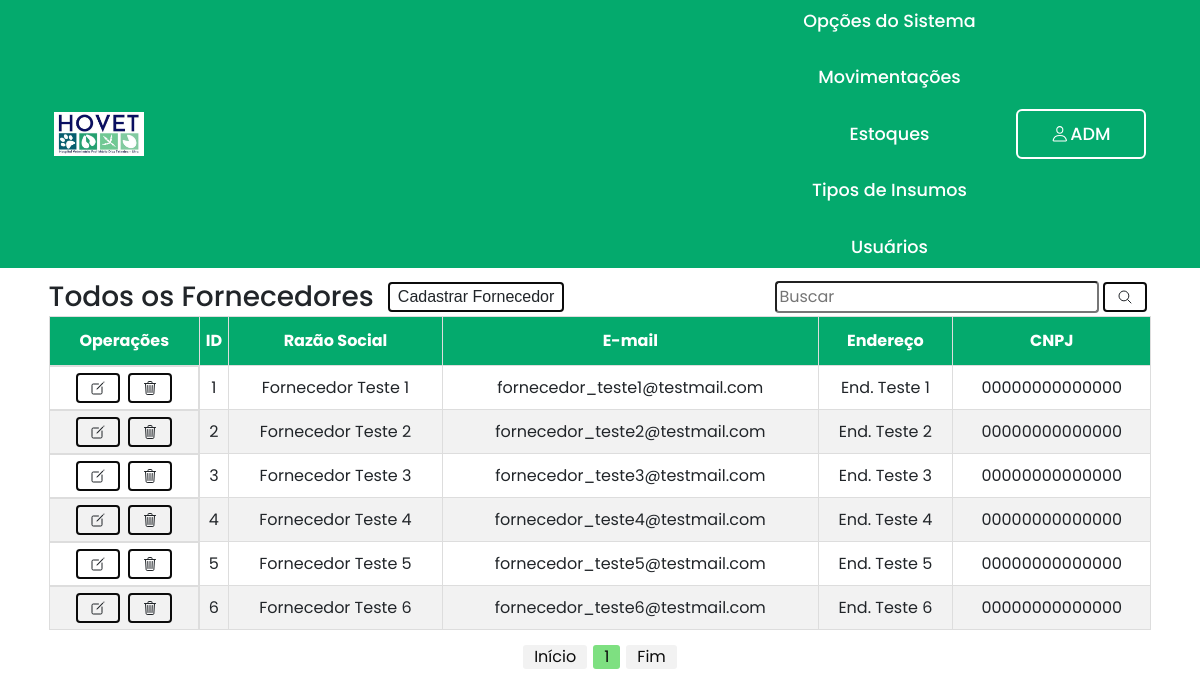
Screenshot of /sistema/index.php?menuop=fornecedores (signed in) with the database file from the repository.
### tables this page shows
create table fornecedores (
	fornecedores_id int primary key auto_increment,
    fornecedores_razao_social varchar(100) not null,
    fornecedores_cpf_cnpj varchar (14) null,
    fornecedores_end_logradouro varchar(100) null,
    fornecedores_end_num varchar(100) null,
    fornecedores_end_bairro varchar(100) null,
    fornecedores_end_cep varchar(100) null,
    fornecedores_end_email varchar(100) null,
    fornecedores_end_telefone varchar(50) null,
    fornecedores_observacao varchar(256) null
);

### pgs_modelo/permissoes_usuarios.php (called while the page is built, shortened)
<?php
function has_permission($per_user, $per_sistem){
    $cont_per_user = count($per_user);
    $i = 0;
    while ($i < $cont_per_user) {
        if (in_array($per_user[$i], $per_sistem)){
            return true;
            break;
        }else{
            $i++;
        }
    }
    return null;
}
?>

### sistema/index.php (the view, shortened to what this page needs)
<?php
include_once("../db/connect.php");
include_once("../pgs_modelo/permissoes_usuarios.php");
$sessionUserType = $_SESSION['usuario_tipo_usuario_id'];
$array_tipos_estoquista_adm_diretor = [2,3,5];
$array_permissoes_user = [];
if ($sessionUserType == 2) {
    $array_permissoes_user = $array_tipos_estoquista_adm_diretor;
} else {
    $array_permissoes_user = [$sessionUserType];
}
?>
<!DOCTYPE html>
<html lang="pt-br">
<head>
    <link rel="stylesheet" href="https://cdn.jsdelivr.net/npm/bootstrap@4.6.2/dist/css/bootstrap.min.css"
>
    <link rel="stylesheet" href="../css/style_personalizado.css">
</head>
<body>
    <nav class="navbar">
        <div class="container navbar-header">
            <div class="logo">
                <a href="index.php?menuop=pagina_principal">
                    <img class="float-left" src="../img/logo_hovet.jpg">
                </a>
            </div>
            <div class="display-flex-row">
                <div class="menu_op_adm">
                    <div class="dropdown">
                        <a href="#">Opções do Sistema</a>
                    </div>
                    <div class="dropdown" id="listar">
                        <a href="#">Movimentações</a>
                    </div>
                    <div class="dropdown">
                        <a href="#">Estoques</a>
                    </div>
                    <div class="dropdown" id="listar">
                        <a href="#">Tipos de Insumos</a>
                    </div>
                    <div class="dropdown" id="listar">
                        <a href="#">Usuários</a>
                    </div>
                </div>
                <div class="login_user">
                    <div class="dropdown">
                        <span class="icon">
                            <ion-icon name="person-outline"></ion-icon>
                            <?php echo $_SESSION['usuario_primeiro_nome'];?>
                        </span>
                    </div>
                </div>
            </div>
        </div>
    </nav>
    <main>
        <?php
            $menuop = (isset($_GET["menuop"]))?$_GET["menuop"]:"pagina_principal";
            switch ($menuop) {
                case 'fornecedores':
                    if (!has_permission($array_permissoes_user, $array_tipos_estoquista_adm_diretor)) {
                        echo "<script language='javascript'>window.alert('Você não tem permissão para acessar está página!!'); </script>";
                        echo "<script language='javascript'>window.location='/hovet/sistema/index.php?menuop=pagina_principal'</script>";
                    } else{
                        include_once("usuarios/fornecedores/painel_fornecedores.php");
                        break;
                    }
            }
        ?>
    </main>
</body>
</html>

### sistema/usuarios/fornecedores/painel_fornecedores.php (shortened to what this page needs)
<section class="painel_usuarios">
    <div class="container">
        <div class="menu_header">
            <div class="menu_user">
                <h3>Todos os Fornecedores</h3>
                <a href="index.php?menuop=cadastro_fornecedores" id="operacao_cadastro">
                    <button class="btn">Cadastrar Fornecedor</button>
                </a>
            </div>
            <div>
                <form action="index.php?menuop=fornecedores" method="post" class="form_buscar">
                    <input type="text" name="txt_pesquisa_fornecedores" placeholder="Buscar">
                    <button type="submit" class="btn">
                        <span class="icon">
                            <ion-icon name="search-outline"></ion-icon>
                        </span>
                    </button>
                </form>
            </div>
        </div>
        <div class="tabelas">
            <table id="tabela_listar">
                <thead>
                    <tr>
                        <th id="th_operacoes_editar_deletar">Operações</th>
                        <th>ID</th>
                        <th>Razão Social</th>
                        <th>E-mail</th>
                        <th>Endereço</th>
                        <th>CNPJ</th>
                    </tr>
                </thead>
                <tbody>
                    <?php
                        $quantidade_registros_fornecedores = 10;
                        $pagina_fornecedores = (isset($_GET['pagina_fornecedores']))?(int)$_GET['pagina_fornecedores']:1;
                        $inicio_fornecedores = ($quantidade_registros_fornecedores * $pagina_fornecedores) - $quantidade_registros_fornecedores;
                        $txt_pesquisa_fornecedores = (isset($_POST["txt_pesquisa_fornecedores"]))?$_POST["txt_pesquisa_fornecedores"]:"";
                        $sql = "SELECT *
                                FROM fornecedores
                                WHERE
                                    fornecedores_id='{$txt_pesquisa_fornecedores}' or
                                    fornecedores_razao_social LIKE '%{$txt_pesquisa_fornecedores}%' or
                                    fornecedores_cpf_cnpj LIKE '%{$txt_pesquisa_fornecedores}%' or
                                    fornecedores_end_logradouro LIKE '%{$txt_pesquisa_fornecedores}%' or
                                    fornecedores_end_email LIKE '%{$txt_pesquisa_fornecedores}%'
                                    ORDER BY fornecedores_razao_social ASC
                                    LIMIT $inicio_fornecedores,$quantidade_registros_fornecedores";
                        $rs = mysqli_query($conexao,$sql) or die("Erro ao executar a consulta! " . mysqli_error($conexao));
                        while($dados = mysqli_fetch_assoc($rs)){
                    ?>
                    <tr>
                        <td class="operacoes" id="td_operacoes_editar_deletar">
                            <a href="index.php?menuop=editar_fornecedores&idFornecedor=<?=$dados["fornecedores_id"]?>" class="confirmaEdit">
                                <button class="btn">
                                    <span class="icon">
                                        <ion-icon name="create-outline"></ion-icon>
                                    </span>
                                </button>
                            </a>
                            <a href="index.php?menuop=excluir_fornecedores&idFornecedor=<?=$dados["fornecedores_id"]?>"
                                class="confirmaDelete" >
                                <button class="btn">
                                    <span class="icon">
                                        <ion-icon name="trash-outline"></ion-icon>
                                    </span>
                                </button>
                            </a>
                        </td>
                        <td><?=$dados["fornecedores_id"]?></td>
                        <td><?=$dados["fornecedores_razao_social"]?></td>
                        <td><?=$dados["fornecedores_end_email"]?></td>
                        <td><?=$dados["fornecedores_end_logradouro"]?></td>
                        <td><?=$dados["fornecedores_cpf_cnpj"]?></td>
                    </tr>
                    <?php
                        }
                    ?>
                </tbody>
            </table>
        </div>
        <div class="paginacao">
            <?php
                $sqlTotalFornecedores = "SELECT fornecedores_id FROM fornecedores";
                $queryTotalFornecedores = mysqli_query($conexao,$sqlTotalFornecedores) or die(mysqli_error($conexao));
                $numTotalFornecedores = mysqli_num_rows($queryTotalFornecedores);
                $totalPaginasFornecedores = ceil($numTotalFornecedores/$quantidade_registros_fornecedores);
                echo "<a href=\"?menuop=fornecedores&pagina_fornecedores=1\">Início</a> ";
                    ?>
                    <?php
                for($i=1;$i<=$totalPaginasFornecedores;$i++){
                    if ($i >= ($pagina_fornecedores) && $i <= ($pagina_fornecedores+5)) {
                        if ($i==$pagina_fornecedores) {
                            echo "<span>$i</span>";
                        } else {
                            echo " <a href=\"?menuop=fornecedores&pagina_fornecedores=$i\">$i</a> ";
                        }
                    }
                }
                    ?>
                    <?php
                echo " <a href=\"?menuop=fornecedores&pagina_fornecedores=$totalPaginasFornecedores\">Fim</a>";
            ?>
        </div>
    </div>
</section>

### css/style_personalizado.css (style rules this page uses)
* { margin: 0; padding: 0; box-sizing: border-box; font-family: 'Poppins', sans-serif; }
*, *:before, *:after { box-sizing: border-box; }
.navbar { background-color: #04AA6D !important; }
.navbar img { width: 90px; }
.navbar a { color: #071e51; font-size: 15px; }
.container { display: flex; justify-content: center; flex-direction: column; }
.container.navbar-header { flex-direction: row; }
@media (min-width: 1200px) { .container { max-width: 96% !important; } }
.menu_user { display: flex; gap: 10px; align-items: center; }
.menu_user > h3 { margin-bottom: 0; }
.dropdown { position: relative; display: inline-block; }
#tabela_listar { font-family: Arial, Helvetica, sans-serif; border-collapse: collapse; width: 100%; }
#tabela_listar td, #tabela_listar th { border: 1px solid #ddd; padding: 2px; }
#tabela_listar tr:nth-child(even) { background-color: #f2f2f2; }
#tabela_listar th { padding-top: 12px; padding-bottom: 12px; text-align: center; background-color: #04AA6D; color: white; }
#tabela_listar td { text-align: center; }
.menu_header { display: flex; align-items: center; justify-content: space-between; }
.menu_op_adm { display: flex; align-items: center; gap: 30px; margin-bottom: 0; }
.menu_op_adm a { position: relative; font-size: 1.1em; color: #fff; text-decoration: none; font-weight: 500; }
.menu_op_adm a::after { content: ''; position: absolute; left: 0; bottom: -3px; width: 100%; height: 3px; background: #fff; border-radius: 5px; transform-origin: right; transform: scaleX(0); transition: transform .5s; color: #0B0B0B; }
.login_user { display: flex; align-items: center; justify-content: center; }
.login_user { width: 130px; height: 50px; background: transparent; border: 2px solid #fff; outline: none; border-radius: 6px; cursor: pointer; font-size: 1.1em; color: #fff; font-weight: 500; margin-left: 30px; transition: .5s; }
main { padding: 10px; }
button.btn { background: none; border: 2px solid #0B0B0B; font-family: "montserrat", sans-serif; padding: 1px 8px; min-width: 20px; margin: 4px; cursor: pointer; transition: color 0.4s linear; position: relative; }
button.btn::before { content: ""; position: absolute; left: 0; top: 0; width: 100%; height: 100%; background: #04AA6D; z-index: -1; transition: transform 0.5s; transform-origin: 0 0; transition-timing-function: cubic-bezier(0.5,1.6,0.4,0.7); }
button.btn::before { transform: scaleX(0); }
span.icon { display: flex; gap: 2px; align-items: center; padding: 4px; }
td.operacoes { display: flex; justify-content: center; }
.form_buscar { display: flex; align-items: center; }
.form_buscar input { padding: 2px; border-radius: .25em; }
.tabelas { display: flex; }
.paginacao { display: flex; gap: 6px; margin-top: 15px; justify-content: center; }
.paginacao a { color: #0B0B0B; background-color: #f2f2f2; border-radius: 3px; padding: 0 11px; }
.paginacao > span { color: #0B0B0B; background-color: #7EE081; border-radius: 3px; padding: 0 11px; }
.display-flex-row { display: flex; gap: 10px; align-items: center; }
@media only screen and (max-width: 1480px) { .menu_op_adm { flex-direction: column; } }

### rows the page displays
fornecedores: fornecedores_id "1", fornecedores_razao_social "Fornecedor Teste 1", fornecedores_end_email "fornecedor_teste1@testmail.com", fornecedores_end_logradouro "End. Teste 1", fornecedores_cpf_cnpj "00000000000000"
fornecedores: fornecedores_id "2", fornecedores_razao_social "Fornecedor Teste 2", fornecedores_end_email "fornecedor_teste2@testmail.com", fornecedores_end_logradouro "End. Teste 2", fornecedores_cpf_cnpj "00000000000000"
fornecedores: fornecedores_id "3", fornecedores_razao_social "Fornecedor Teste 3", fornecedores_end_email "fornecedor_teste3@testmail.com", fornecedores_end_logradouro "End. Teste 3", fornecedores_cpf_cnpj "00000000000000"
fornecedores: fornecedores_id "4", fornecedores_razao_social "Fornecedor Teste 4", fornecedores_end_email "fornecedor_teste4@testmail.com", fornecedores_end_logradouro "End. Teste 4", fornecedores_cpf_cnpj "00000000000000"
fornecedores: fornecedores_id "5", fornecedores_razao_social "Fornecedor Teste 5", fornecedores_end_email "fornecedor_teste5@testmail.com", fornecedores_end_logradouro "End. Teste 5", fornecedores_cpf_cnpj "00000000000000"
fornecedores: fornecedores_id "6", fornecedores_razao_social "Fornecedor Teste 6", fornecedores_end_email "fornecedor_teste6@testmail.com", fornecedores_end_logradouro "End. Teste 6", fornecedores_cpf_cnpj "00000000000000"

### other values shown
$_SESSION['usuario_primeiro_nome'] "ADM"
